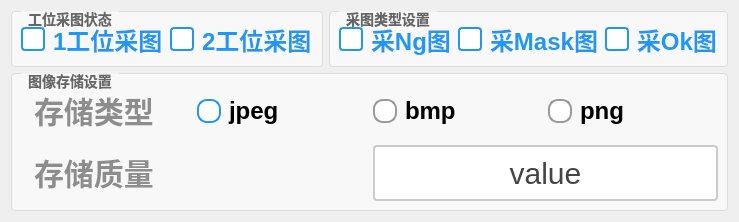
       <widget class="QWidget" name="tab_7">
        <attribute name="title">
         <string>图像存储设置</string>
        </attribute>
        <layout class="QGridLayout" name="gridLayout_2">
         <item row="0" column="0">
          <layout class="QVBoxLayout" name="verticalLayout_25">
           <item>
            <layout class="QHBoxLayout" name="horizontalLayout_25">
             <item>
              <widget class="QGroupBox" name="groupBox_19">
               <property name="styleSheet">
                <string notr="true">QGroupBox {
    border: 1px solid #DDD;
    border-radius: 4px;
    font: bold 14px;
    color: #666;
    background-color: #F8F8F8;
}

QGroupBox::title {
    subcontrol-origin: margin;
    subcontrol-position: top left;
    left: 10px;
    padding: 0 5px;
}</string>
               </property>
               <property name="title">
                <string>工位采图状态</string>
               </property>
               <layout class="QHBoxLayout" name="horizontalLayout_11">
                <item>
                 <widget class="QCheckBox" name="cBox_takeCamera1Pictures">
                  <property name="sizePolicy">
                   <sizepolicy hsizetype="Minimum" vsizetype="Minimum">
                    <horstretch>0</horstretch>
                    <verstretch>0</verstretch>
                   </sizepolicy>
                  </property>
                  <property name="styleSheet">
                   <string notr="true">QCheckBox {
    spacing: 8px;
    font-size: 24px;
    color: #333;
    font-weight: bold;        
    color:  rgb(0, 0, 0);       
}

/* 未选中状态 */
QCheckBox::indicator {
    width: 20px;
    height: 20px;
    border-radius: 4px; /* 方形，圆角可适当调整 */
    border: 2px solid #999;
    background: #ffffff;
}

/* 悬停效果 */
QCheckBox::indicator:hover {
    border: 2px solid #666;
}

/* 选中状态 */
QCheckBox::indicator:checked {
    border: 2px solid #2196F3;
    background-color: qradialgradient(
        cx:0.5, cy:0.5,
        radius:0.4,
        fx:0.5, fy:0.5,
        stop:0 #2196F3,
        stop:1 transparent
    );
}

/* 禁用状态 */
QCheckBox::indicator:disabled {
    border: 2px solid #ccc;
    background: #eee;
}

/* 选中时的文字颜色 */
QCheckBox:checked {
    color: #2196F3;
    font-weight: 500;
}

/* 点击动画效果 */
QCheckBox::indicator:pressed {
    border: 2px solid #1565C0;
    background-color: qradialgradient(
        cx:0.5, cy:0.5,
        radius:0.5,
        fx:0.5, fy:0.5,
        stop:0 #BBDEFB,
        stop:1 transparent
    );
}</string>
                  </property>
                  <property name="text">
                   <string>1工位采图</string>
                  </property>
                  <property name="checked">
                   <bool>true</bool>
                  </property>
                 </widget>
                </item>
                <item>
                 <widget class="QCheckBox" name="cBox_takeCamera2Pictures">
                  <property name="sizePolicy">
                   <sizepolicy hsizetype="Minimum" vsizetype="Minimum">
                    <horstretch>0</horstretch>
                    <verstretch>0</verstretch>
                   </sizepolicy>
                  </property>
                  <property name="styleSheet">
                   <string notr="true">QCheckBox {
    spacing: 8px;
    font-size: 24px;
    color: #333;
    font-weight: bold;        
    color:  rgb(0, 0, 0);       
}

/* 未选中状态 */
QCheckBox::indicator {
    width: 20px;
    height: 20px;
    border-radius: 4px; /* 方形，圆角可适当调整 */
    border: 2px solid #999;
    background: #ffffff;
}

/* 悬停效果 */
QCheckBox::indicator:hover {
    border: 2px solid #666;
}

/* 选中状态 */
QCheckBox::indicator:checked {
    border: 2px solid #2196F3;
    background-color: qradialgradient(
        cx:0.5, cy:0.5,
        radius:0.4,
        fx:0.5, fy:0.5,
        stop:0 #2196F3,
        stop:1 transparent
    );
}

/* 禁用状态 */
QCheckBox::indicator:disabled {
    border: 2px solid #ccc;
    background: #eee;
}

/* 选中时的文字颜色 */
QCheckBox:checked {
    color: #2196F3;
    font-weight: 500;
}

/* 点击动画效果 */
QCheckBox::indicator:pressed {
    border: 2px solid #1565C0;
    background-color: qradialgradient(
        cx:0.5, cy:0.5,
        radius:0.5,
        fx:0.5, fy:0.5,
        stop:0 #BBDEFB,
        stop:1 transparent
    );
}</string>
                  </property>
                  <property name="text">
                   <string>2工位采图</string>
                  </property>
                  <property name="checked">
                   <bool>true</bool>
                  </property>
                 </widget>
                </item>
               </layout>
              </widget>
             </item>
             <item>
              <widget class="QGroupBox" name="groupBox_14">
               <property name="styleSheet">
                <string notr="true">QGroupBox {
    border: 1px solid #DDD;
    border-radius: 4px;
    font: bold 14px;
    color: #666;
    background-color: #F8F8F8;
}

QGroupBox::title {
    subcontrol-origin: margin;
    subcontrol-position: top left;
    left: 10px;
    padding: 0 5px;
}</string>
               </property>
               <property name="title">
                <string>采图类型设置</string>
               </property>
               <layout class="QHBoxLayout" name="horizontalLayout_12">
                <item>
                 <widget class="QCheckBox" name="cBox_takeNgPictures">
                  <property name="sizePolicy">
                   <sizepolicy hsizetype="Minimum" vsizetype="Minimum">
                    <horstretch>0</horstretch>
                    <verstretch>0</verstretch>
                   </sizepolicy>
                  </property>
                  <property name="styleSheet">
                   <string notr="true">QCheckBox {
    spacing: 8px;
    font-size: 24px;
    color: #333;
    font-weight: bold;        
    color:  rgb(0, 0, 0);       
}

/* 未选中状态 */
QCheckBox::indicator {
    width: 20px;
    height: 20px;
    border-radius: 4px; /* 方形，圆角可适当调整 */
    border: 2px solid #999;
    background: #ffffff;
}

/* 悬停效果 */
QCheckBox::indicator:hover {
    border: 2px solid #666;
}

/* 选中状态 */
QCheckBox::indicator:checked {
    border: 2px solid #2196F3;
    background-color: qradialgradient(
        cx:0.5, cy:0.5,
        radius:0.4,
        fx:0.5, fy:0.5,
        stop:0 #2196F3,
        stop:1 transparent
    );
}

/* 禁用状态 */
QCheckBox::indicator:disabled {
    border: 2px solid #ccc;
    background: #eee;
}

/* 选中时的文字颜色 */
QCheckBox:checked {
    color: #2196F3;
    font-weight: 500;
}

/* 点击动画效果 */
QCheckBox::indicator:pressed {
    border: 2px solid #1565C0;
    background-color: qradialgradient(
        cx:0.5, cy:0.5,
        radius:0.5,
        fx:0.5, fy:0.5,
        stop:0 #BBDEFB,
        stop:1 transparent
    );
}</string>
                  </property>
                  <property name="text">
                   <string>采Ng图</string>
                  </property>
                  <property name="checked">
                   <bool>true</bool>
                  </property>
                 </widget>
                </item>
                <item>
                 <widget class="QCheckBox" name="cBox_takeMaskPictures">
                  <property name="sizePolicy">
                   <sizepolicy hsizetype="Minimum" vsizetype="Minimum">
                    <horstretch>0</horstretch>
                    <verstretch>0</verstretch>
                   </sizepolicy>
                  </property>
                  <property name="styleSheet">
                   <string notr="true">QCheckBox {
    spacing: 8px;
    font-size: 24px;
    color: #333;
    font-weight: bold;        
    color:  rgb(0, 0, 0);       
}

/* 未选中状态 */
QCheckBox::indicator {
    width: 20px;
    height: 20px;
    border-radius: 4px; /* 方形，圆角可适当调整 */
    border: 2px solid #999;
    background: #ffffff;
}

/* 悬停效果 */
QCheckBox::indicator:hover {
    border: 2px solid #666;
}

/* 选中状态 */
QCheckBox::indicator:checked {
    border: 2px solid #2196F3;
    background-color: qradialgradient(
        cx:0.5, cy:0.5,
        radius:0.4,
        fx:0.5, fy:0.5,
        stop:0 #2196F3,
        stop:1 transparent
    );
}

/* 禁用状态 */
QCheckBox::indicator:disabled {
    border: 2px solid #ccc;
    background: #eee;
}

/* 选中时的文字颜色 */
QCheckBox:checked {
    color: #2196F3;
    font-weight: 500;
}

/* 点击动画效果 */
QCheckBox::indicator:pressed {
    border: 2px solid #1565C0;
    background-color: qradialgradient(
        cx:0.5, cy:0.5,
        radius:0.5,
        fx:0.5, fy:0.5,
        stop:0 #BBDEFB,
        stop:1 transparent
    );
}</string>
                  </property>
                  <property name="text">
                   <string>采Mask图</string>
                  </property>
                  <property name="checked">
                   <bool>true</bool>
                  </property>
                 </widget>
                </item>
                <item>
                 <widget class="QCheckBox" name="cBox_takeOkPictures">
                  <property name="sizePolicy">
                   <sizepolicy hsizetype="Minimum" vsizetype="Minimum">
                    <horstretch>0</horstretch>
                    <verstretch>0</verstretch>
                   </sizepolicy>
                  </property>
                  <property name="styleSheet">
                   <string notr="true">QCheckBox {
    spacing: 8px;
    font-size: 24px;
    color: #333;
    font-weight: bold;        
    color:  rgb(0, 0, 0);       
}

/* 未选中状态 */
QCheckBox::indicator {
    width: 20px;
    height: 20px;
    border-radius: 4px; /* 方形，圆角可适当调整 */
    border: 2px solid #999;
    background: #ffffff;
}

/* 悬停效果 */
QCheckBox::indicator:hover {
    border: 2px solid #666;
}

/* 选中状态 */
QCheckBox::indicator:checked {
    border: 2px solid #2196F3;
    background-color: qradialgradient(
        cx:0.5, cy:0.5,
        radius:0.4,
        fx:0.5, fy:0.5,
        stop:0 #2196F3,
        stop:1 transparent
    );
}

/* 禁用状态 */
QCheckBox::indicator:disabled {
    border: 2px solid #ccc;
    background: #eee;
}

/* 选中时的文字颜色 */
QCheckBox:checked {
    color: #2196F3;
    font-weight: 500;
}

/* 点击动画效果 */
QCheckBox::indicator:pressed {
    border: 2px solid #1565C0;
    background-color: qradialgradient(
        cx:0.5, cy:0.5,
        radius:0.5,
        fx:0.5, fy:0.5,
        stop:0 #BBDEFB,
        stop:1 transparent
    );
}</string>
                  </property>
                  <property name="text">
                   <string>采Ok图</string>
                  </property>
                  <property name="checked">
                   <bool>true</bool>
                  </property>
                 </widget>
                </item>
               </layout>
              </widget>
             </item>
            </layout>
           </item>
           <item>
            <widget class="QGroupBox" name="groupBox_32">
             <property name="styleSheet">
              <string notr="true">QGroupBox {
    border: 1px solid #DDD;
    border-radius: 4px;
    font: bold 14px;
    color: #666;
    background-color: #F8F8F8;
}

QGroupBox::title {
    subcontrol-origin: margin;
    subcontrol-position: top left;
    left: 10px;
    padding: 0 5px;
}</string>
             </property>
             <property name="title">
              <string>图像存储设置</string>
             </property>
             <layout class="QVBoxLayout" name="verticalLayout_24">
              <item>
               <layout class="QHBoxLayout" name="horizontalLayout_17">
                <item>
                 <widget class="QLabel" name="label_78">
                  <property name="styleSheet">
                   <string notr="true">QLabel {
       font-size: 30px;        
       font-weight: bold;        
       color:  rgb(141, 141, 141);       
       padding: 5px 5px;     
       border-bottom: 2px solid #cccccc; 
    }</string>
                  </property>
                  <property name="text">
                   <string>存储类型</string>
                  </property>
                 </widget>
                </item>
                <item>
                 <widget class="QRadioButton" name="rbtn_saveJpeg">
                  <property name="sizePolicy">
                   <sizepolicy hsizetype="Minimum" vsizetype="Minimum">
                    <horstretch>0</horstretch>
                    <verstretch>0</verstretch>
                   </sizepolicy>
                  </property>
                  <property name="styleSheet">
                   <string notr="true">QRadioButton {
    spacing: 8px;
    font-size: 24px;
    color: #333;
    font-weight: bold;        
    color:  rgb(0, 0, 0);       

}

/* 未选中状态 */
QRadioButton::indicator {
    width: 20px;
    height: 20px;
    border-radius: 10px;
    border: 2px solid #999;
    background: #ffffff;
}

/* 悬停效果 */
QRadioButton::indicator:hover {
    border: 2px solid #666;
}

/* 选中状态 */
QRadioButton::indicator:checked {
    border: 2px solid #2196F3;
}

/* 选中时的内圆 */
QRadioButton::indicator:checked {
    background-color: qradialgradient(
        cx:0.5, cy:0.5,
        radius:0.4,
        fx:0.5, fy:0.5,
        stop:0 #2196F3,
        stop:1 transparent
    );
}

/* 禁用状态 */
QRadioButton::indicator:disabled {
    border: 2px solid #ccc;
    background: #eee;
}

/* 点击动画效果 */
QRadioButton::indicator:pressed {
    border: 2px solid #1565C0;
    background-color: qradialgradient(
        cx:0.5, cy:0.5,
        radius:0.5,
        fx:0.5, fy:0.5,
        stop:0 #BBDEFB,
        stop:1 transparent
    );
}</string>
                  </property>
                  <property name="text">
                   <string>jpeg</string>
                  </property>
                  <property name="checked">
                   <bool>true</bool>
                  </property>
                  <property name="autoExclusive">
                   <bool>false</bool>
                  </property>
                 </widget>
                </item>
                <item>
                 <widget class="QRadioButton" name="rbtn_saveBmp">
                  <property name="sizePolicy">
                   <sizepolicy hsizetype="Minimum" vsizetype="Minimum">
                    <horstretch>0</horstretch>
                    <verstretch>0</verstretch>
                   </sizepolicy>
                  </property>
                  <property name="styleSheet">
                   <string notr="true">QRadioButton {
    spacing: 8px;
    font-size: 24px;
    color: #333;
    font-weight: bold;        
    color:  rgb(0, 0, 0);       

}

/* 未选中状态 */
QRadioButton::indicator {
    width: 20px;
    height: 20px;
    border-radius: 10px;
    border: 2px solid #999;
    background: #ffffff;
}

/* 悬停效果 */
QRadioButton::indicator:hover {
    border: 2px solid #666;
}

/* 选中状态 */
QRadioButton::indicator:checked {
    border: 2px solid #2196F3;
}

/* 选中时的内圆 */
QRadioButton::indicator:checked {
    background-color: qradialgradient(
        cx:0.5, cy:0.5,
        radius:0.4,
        fx:0.5, fy:0.5,
        stop:0 #2196F3,
        stop:1 transparent
    );
}

/* 禁用状态 */
QRadioButton::indicator:disabled {
    border: 2px solid #ccc;
    background: #eee;
}

/* 点击动画效果 */
QRadioButton::indicator:pressed {
    border: 2px solid #1565C0;
    background-color: qradialgradient(
        cx:0.5, cy:0.5,
        radius:0.5,
        fx:0.5, fy:0.5,
        stop:0 #BBDEFB,
        stop:1 transparent
    );
}</string>
                  </property>
                  <property name="text">
                   <string>bmp</string>
                  </property>
                  <property name="autoExclusive">
                   <bool>false</bool>
                  </property>
                 </widget>
                </item>
                <item>
                 <widget class="QRadioButton" name="rbtn_savePng">
                  <property name="sizePolicy">
                   <sizepolicy hsizetype="Minimum" vsizetype="Minimum">
                    <horstretch>0</horstretch>
                    <verstretch>0</verstretch>
                   </sizepolicy>
                  </property>
                  <property name="styleSheet">
                   <string notr="true">QRadioButton {
    spacing: 8px;
    font-size: 24px;
    color: #333;
    font-weight: bold;        
    color:  rgb(0, 0, 0);       

}

/* 未选中状态 */
QRadioButton::indicator {
    width: 20px;
    height: 20px;
    border-radius: 10px;
    border: 2px solid #999;
    background: #ffffff;
}

/* 悬停效果 */
QRadioButton::indicator:hover {
    border: 2px solid #666;
}

/* 选中状态 */
QRadioButton::indicator:checked {
    border: 2px solid #2196F3;
}

/* 选中时的内圆 */
QRadioButton::indicator:checked {
    background-color: qradialgradient(
        cx:0.5, cy:0.5,
        radius:0.4,
        fx:0.5, fy:0.5,
        stop:0 #2196F3,
        stop:1 transparent
    );
}

/* 禁用状态 */
QRadioButton::indicator:disabled {
    border: 2px solid #ccc;
    background: #eee;
}

/* 点击动画效果 */
QRadioButton::indicator:pressed {
    border: 2px solid #1565C0;
    background-color: qradialgradient(
        cx:0.5, cy:0.5,
        radius:0.5,
        fx:0.5, fy:0.5,
        stop:0 #BBDEFB,
        stop:1 transparent
    );
}</string>
                  </property>
                  <property name="text">
                   <string>png</string>
                  </property>
                  <property name="autoExclusive">
                   <bool>false</bool>
                  </property>
                 </widget>
                </item>
               </layout>
              </item>
              <item>
               <layout class="QHBoxLayout" name="horizontalLayout_19">
                <item>
                 <widget class="QLabel" name="label_13">
                  <property name="styleSheet">
                   <string notr="true">QLabel {
       font-size: 30px;        
       font-weight: bold;        
       color:  rgb(141, 141, 141);       
       padding: 5px 5px;     
       border-bottom: 2px solid #cccccc; 
    }</string>
                  </property>
                  <property name="text">
                   <string>存储质量</string>
                  </property>
                 </widget>
                </item>
                <item>
                 <widget class="QPushButton" name="btn_saveQuality">
                  <property name="sizePolicy">
                   <sizepolicy hsizetype="Minimum" vsizetype="Minimum">
                    <horstretch>0</horstretch>
                    <verstretch>0</verstretch>
                   </sizepolicy>
                  </property>
                  <property name="styleSheet">
                   <string notr="true">QPushButton {
    padding: 6px 14px;
    border: 2px solid #CCC;
    border-radius: 4px;
    background-color: white;
    color: #444;
	font-size: 30px; 
}

QPushButton:hover {
    border-color: #999;
    background-color: #F5F5F5;
}

QPushButton:pressed {
    border-color: #777;
    background-color: #EEE;
}</string>
                  </property>
                  <property name="text">
                   <string>value</string>
                  </property>
                 </widget>
                </item>
               </layout>
              </item>
             </layout>
            </widget>
           </item>
          </layout>
         </item>
        </layout>
       </widget>
